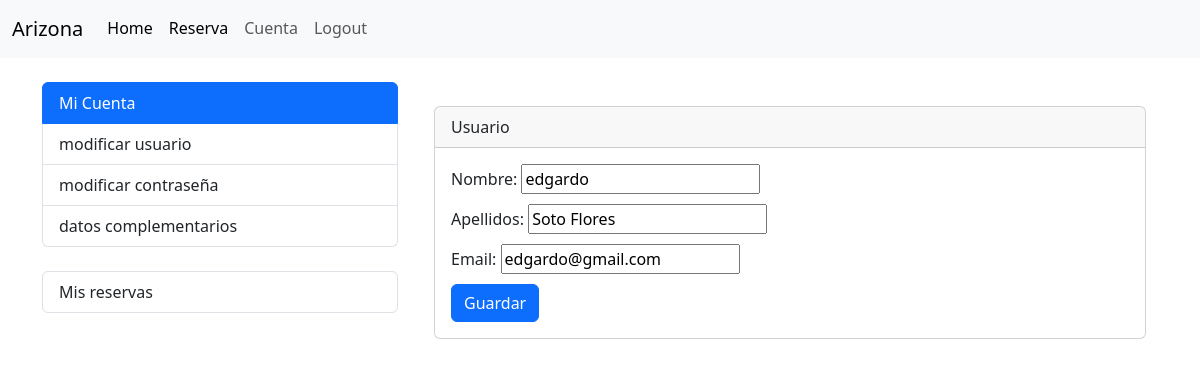
The page /account/update-user/ (signed in) on the database its author committed.
### accounts/models.py (models this page shows, shortened)
class User(AbstractBaseUser, PermissionsMixin):
    id = models.AutoField(primary_key=True, unique=True)
    username = models.CharField(
        'Usuario', max_length=30, unique=True, validators=[
            validators.RegexValidator(
                re.compile('^[\w.@+-]+$'),
                'ingrese un nombre de usuario valido '
                'Este valor debe contener solo letras, números '
                'excepto: @/./+/-/_.',
                'invalid'
            )
        ],
        help_text='Un nombre corto que sera usado'+
                  ' para identificarlo de forma unica en la plataforma.'
    )
    name = models.CharField('Nombre', max_length=20)
    apellidos = models.CharField('Apellidos', max_length=30)
    email = models.EmailField('Email', unique=True)
    is_staff = models.BooleanField('Admin', default=False)
    is_active = models.BooleanField('Ativo', default=True)
    date_joined = models.DateTimeField('Data de Entrada', auto_now_add=True)
    roles = models.ForeignKey(Rol, on_delete=models.CASCADE, blank=True, null=True)
    USERNAME_FIELD = 'username'
    REQUIRED_FIELDS = ['email']
    objects = CustomUserManager()
    class Meta:
        verbose_name = 'Usuario'
        verbose_name_plural = 'Usuarios'

### accounts/views.py (the view)
class UpdateUserView(LoginRequiredMixin, UpdateView):
    model = User
    login_url = reverse_lazy('Login:login')
    template_name = 'accounts/update_user.html'
    fields = ['name', 'apellidos', 'email']
    success_url = reverse_lazy('account:index')
    def get_object(self):
        return self.request.user

### accounts/templates/accounts/update_user.html (shortened to what this page needs)
{% extends 'accounts/index.html' %}
{% block accounts_container %}
<div class="container">
  <br>
  <div class="card">
    <div class="card-header">
      Usuario
    </div>
    <div class="card-body">
      <form method="post">
        <div class="form-group">
          {{ form.name.label_tag }}
          {{ form.name }}
        </div>
        <div class="form-group">
          {{ form.apellidos.label_tag }}
          {{ form.apellidos }}
        </div>
        <div class="form-group">
          {{ form.email.label_tag }}
          {{ form.email }}
        </div>
        <button type="submit" class="btn btn-primary">Guardar</button>
      </form>
    </div>
  </div>
</div>
{% endblock %}

### accounts/templates/accounts/update_user.html (style rules this page uses)
.form-group { margin-bottom: 10px; }

### rows shown on the page
User: name "edgardo", apellidos "Soto Flores", email "edgardo@gmail.com"
